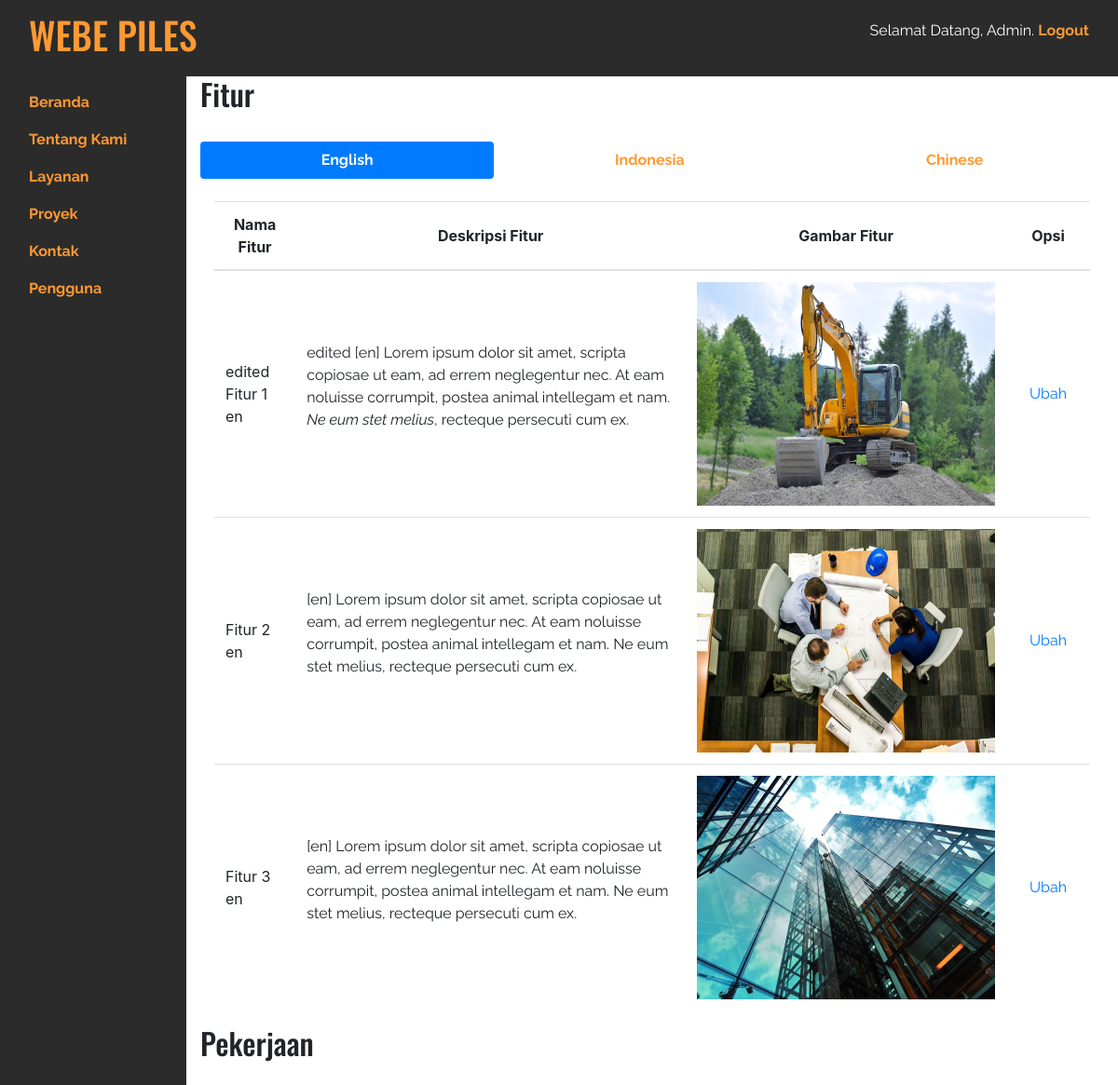
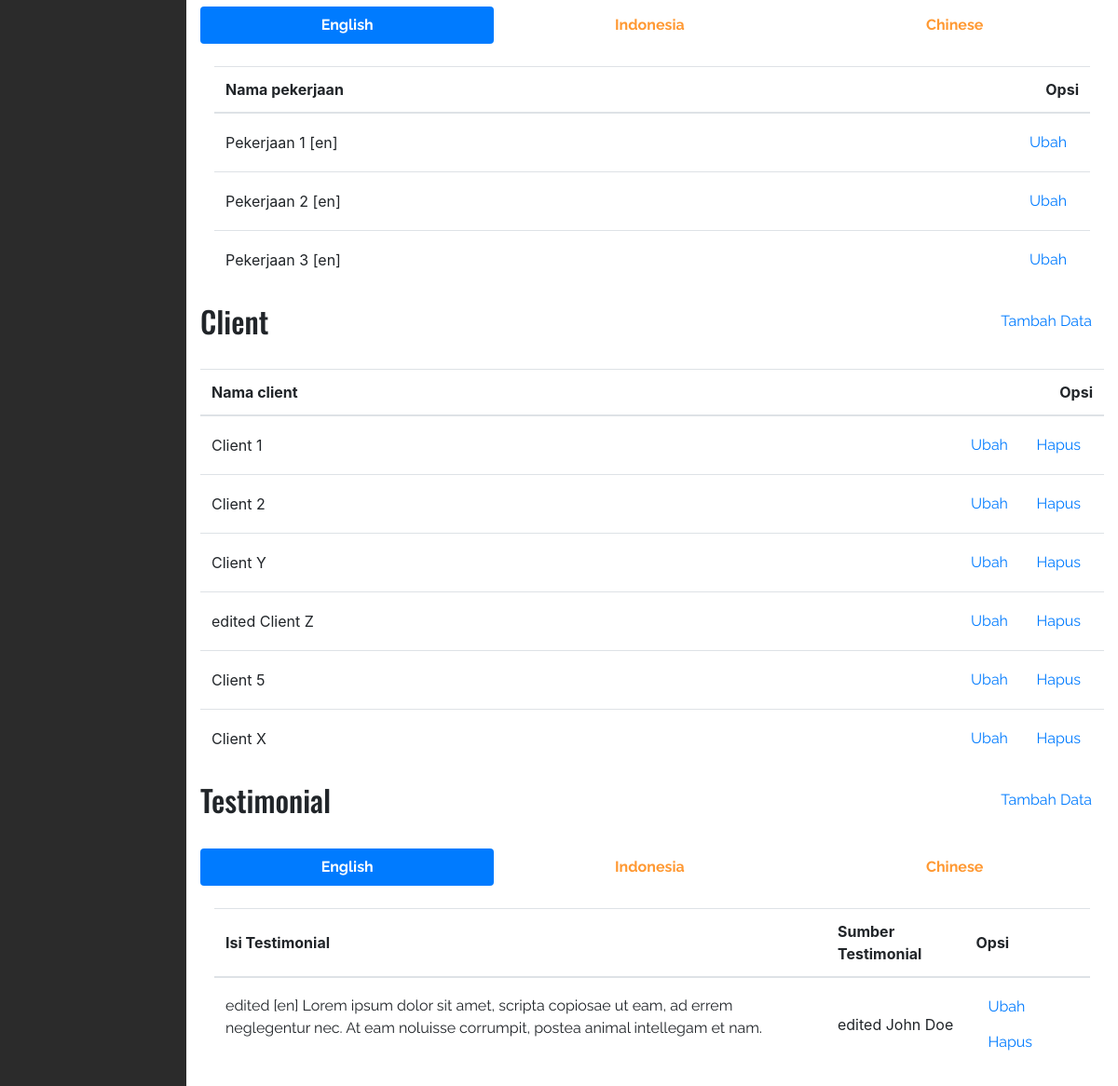
The page /admin/beranda.php on the database its author committed (2 pictures, top to bottom).
### tables this page shows
CREATE TABLE `fitur` (
  `id_fitur` int(11) NOT NULL,
  `nama_fitur` varchar(20) NOT NULL,
  `deskripsi_fitur` text NOT NULL,
  `gambar_fitur` varchar(200) NOT NULL,
  `bahasa_fitur` varchar(2) DEFAULT NULL
);

CREATE TABLE `pekerjaan` (
  `id_pekerjaan` int(11) NOT NULL,
  `nama_pekerjaan` varchar(30) DEFAULT '0',
  `bahasa_pekerjaan` varchar(2) DEFAULT NULL
);

CREATE TABLE `client` (
  `id_client` int(11) NOT NULL,
  `nama_client` varchar(30) DEFAULT '0'
);

CREATE TABLE `testimonial` (
  `id_testimonial` int(11) NOT NULL,
  `isi_testimonial` text,
  `sumber_testimonial` varchar(50) DEFAULT '0',
  `bahasa_testimonial` varchar(2) DEFAULT NULL
);

### admin/beranda.php (the view, shortened to what this page needs)
<!doctype html>
<html lang="id">
  </head>
  <body>
    <?php include 'navbar.php'; ?>
    <div class="container-fluid">
      <div class="row">
        <div class="col-md-10">
          <div class="row">
            <div class="col d-flex justify-content-between">
              <h2>Fitur</h2>
            </div>
          </div>
          <br>
          <ul class="nav nav-pills nav-fill" role="tablist">
            <li class="nav-item">
              <a class="nav-link active" data-toggle="pill" href="#fitur-en">English</a>
            </li>
            <li class="nav-item">
              <a class="nav-link" data-toggle="pill" href="#fitur-id">Indonesia</a>
            </li>
            <li class="nav-item">
              <a class="nav-link" data-toggle="pill" href="#fitur-cn">Chinese</a>
            </li>
          </ul>
          <div class="tab-content">
            <div id="fitur-en" class="container tab-pane active"><br>
              <?php
                include 'fungsi/koneksi.php';
                $fitur_en = "SELECT * FROM fitur WHERE bahasa_fitur = 'en'";
                $hasil_fitur_en = mysqli_query($koneksi, $fitur_en);
              ?>
              <table class="table table-hover">
                <thead class="text-center">
                  <tr>
                    <th class="align-middle">Nama Fitur</th>
                    <th class="align-middle">Deskripsi Fitur</th>
                    <th class="align-middle">Gambar Fitur</th>
                    <th class="align-middle">Opsi</th>
                  </tr>
                </thead>
                <tbody>
                  <?php
                    while ($row_fitur_en = mysqli_fetch_array($hasil_fitur_en, MYSQLI_ASSOC)) {
                  ?>
                  <tr>
                    <td class="align-middle"><?php echo $row_fitur_en['nama_fitur']; ?></td>
                    <td class="align-middle"><?php echo $row_fitur_en['deskripsi_fitur']; ?></td>
                    <td class="align-middle"><img style="width: 320px; height: 240px;" src="../<?php echo $row_fitur_en['gambar_fitur']; ?>"></td>
                    <td class="align-middle">
                      <a href="ubah/ubah-fitur.php?id=<?php echo $row_fitur_en['id_fitur']; ?>" class="btn btn-link">Ubah</a>
                    </td>
                  </tr>
                  <?php
                    }
                  ?>
                </tbody>
              </table>
            </div>
          </div>
          <div class="row">
            <div class="col d-flex justify-content-between">
              <h2>Pekerjaan</h2>
            </div>
          </div>
          <br>
          <ul class="nav nav-pills nav-fill" role="tablist">
            <li class="nav-item">
              <a class="nav-link active" data-toggle="pill" href="#pekerjaan-en">English</a>
            </li>
            <li class="nav-item">
              <a class="nav-link" data-toggle="pill" href="#pekerjaan-id">Indonesia</a>
            </li>
            <li class="nav-item">
              <a class="nav-link" data-toggle="pill" href="#pekerjaan-cn">Chinese</a>
            </li>
          </ul>
          <div class="tab-content">
            <div id="pekerjaan-en" class="container tab-pane active"><br>
              <?php
                include 'fungsi/koneksi.php';
                $pekerjaan_en = "SELECT * FROM pekerjaan WHERE bahasa_pekerjaan = 'en'";
                $hasil_pekerjaan_en = mysqli_query($koneksi, $pekerjaan_en);
              ?>
              <table class="table table-hover">
                <thead>
                  <tr>
                    <th class="align-middle">Nama pekerjaan</th>
                    <th class="text-right">Opsi</th>
                  </tr>
                </thead>
                <tbody>
                  <?php
                    while ($row_pekerjaan_en = mysqli_fetch_array($hasil_pekerjaan_en, MYSQLI_ASSOC)) {
                  ?>
                  <tr>
                    <td class="align-middle"><?php echo $row_pekerjaan_en['nama_pekerjaan']; ?></td>
                    <td class="text-right">
                      <a href="ubah/ubah-pekerjaan.php?id=<?php echo $row_pekerjaan_en['id_pekerjaan']; ?>" class="btn btn-link">Ubah</a>
                    </td>
                  </tr>
                  <?php
                    }
                  ?>
                </tbody>
              </table>
            </div>
          </div>
          <div class="row">
            <div class="col d-flex justify-content-between">
              <h2>Client</h2>
              <a href="#" class="btn btn-link">Tambah Data</a>
            </div>
          </div>
          <br>
          <?php
            include 'fungsi/koneksi.php';
            $client = "SELECT * FROM client";
            $hasil_client = mysqli_query($koneksi, $client);
          ?>
          <table class="table table-hover text-left">
            <thead>
              <tr>
                <th class="align-middle">Nama client</th>
                <th class="text-right">Opsi</th>
              </tr>
            </thead>
            <tbody>
              <?php
                while ($row_client = mysqli_fetch_array($hasil_client, MYSQLI_ASSOC)) {
              ?>
              <tr>
                <td class="align-middle"><?php echo $row_client['nama_client']; ?></td>
                <td class="text-right">
                  <a href="ubah/ubah-client.php?id=<?php echo $row_client['id_client']; ?>" class="btn btn-link">Ubah</a>
                  <a href="#" class="btn btn-link">Hapus</a>
                </td>
              </tr>
              <?php
                }
              ?>
            </tbody>
          </table>
          <div class="row">
            <div class="col d-flex justify-content-between">
              <h2>Testimonial</h2>
              <a href="#" class="btn btn-link">Tambah Data</a>
            </div>
          </div>
          <br>
          <ul class="nav nav-pills nav-fill" role="tablist">
            <li class="nav-item">
              <a class="nav-link active" data-toggle="pill" href="#testimonial-en">English</a>
            </li>
            <li class="nav-item">
              <a class="nav-link" data-toggle="pill" href="#testimonial-id">Indonesia</a>
            </li>
            <li class="nav-item">
              <a class="nav-link" data-toggle="pill" href="#testimonial-cn">Chinese</a>
            </li>
          </ul>
          <div class="tab-content">
            <div id="testimonial-en" class="container tab-pane active"><br>
              <?php
                include 'fungsi/koneksi.php';
                $testimonial_en = "SELECT * FROM testimonial WHERE bahasa_testimonial = 'en'";
                $hasil_testimonial_en = mysqli_query($koneksi, $testimonial_en);
              ?>
              <table class="table table-hover text-left">
                <thead>
                  <tr>
                    <th class="align-middle">Isi Testimonial</th>
                    <th class="align-middle">Sumber Testimonial</th>
                    <th class="align-middle">Opsi</th>
                  </tr>
                </thead>
                <tbody>
                  <?php
                    while ($row_testimonial_en = mysqli_fetch_array($hasil_testimonial_en, MYSQLI_ASSOC)) {
                  ?>
                  <tr>
                    <td class="align-middle"><?php echo $row_testimonial_en['isi_testimonial']; ?></td>
                    <td class="align-middle"><?php echo $row_testimonial_en['sumber_testimonial']; ?></td>
                    <td class="align-middle">
                      <a href="ubah/ubah-testimonial.php?id=<?php echo $row_testimonial_en['id_testimonial']; ?>" class="btn btn-link">Ubah</a>
                      <a href="#" class="btn btn-link">Hapus</a>
                    </td>
                  </tr>
                  <?php
                    }
                  ?>
                </tbody>
              </table>
            </div>
          </div>
        </div>
      </div>
    </div>
  </body>
</html>

### style.css (style rules this page uses)
h1, h2, h3 { font-family: 'Oswald', sans-serif; }
h4, p, a, address { font-family: 'Raleway', sans-serif; }
a { font-weight: bold; color: #ff9933; }

### rows shown on the page
fitur: nama_fitur "edited Fitur 1 en", deskripsi_fitur "edited [en] Lorem ipsum dolor sit amet, scripta copiosae ut eam, ad errem neglegentur nec. At eam noluisse corrumpit, postea animal intellegam et nam. Ne eum stet melius , recteque persecuti cum ex.", gambar_fitur (picture)
fitur: nama_fitur "Fitur 2 en", deskripsi_fitur "[en] Lorem ipsum dolor sit amet, scripta copiosae ut eam, ad errem neglegentur nec. At eam noluisse corrumpit, postea animal intellegam et nam. Ne eum stet melius, recteque persecuti cum ex.", gambar_fitur (picture)
fitur: nama_fitur "Fitur 3 en", deskripsi_fitur "[en] Lorem ipsum dolor sit amet, scripta copiosae ut eam, ad errem neglegentur nec. At eam noluisse corrumpit, postea animal intellegam et nam. Ne eum stet melius, recteque persecuti cum ex.", gambar_fitur (picture)
pekerjaan: nama_pekerjaan "Pekerjaan 1 [en]"
pekerjaan: nama_pekerjaan "Pekerjaan 2 [en]"
pekerjaan: nama_pekerjaan "Pekerjaan 3 [en]"
client: nama_client "Client 1"
client: nama_client "Client 2"
client: nama_client "Client Y"
client: nama_client "edited Client Z"
client: nama_client "Client 5"
client: nama_client "Client X"
testimonial: isi_testimonial "edited [en] Lorem ipsum dolor sit amet, scripta copiosae ut eam, ad errem neglegentur nec. At eam noluisse corrumpit, postea animal intellegam et nam.", sumber_testimonial "edited John Doe"
